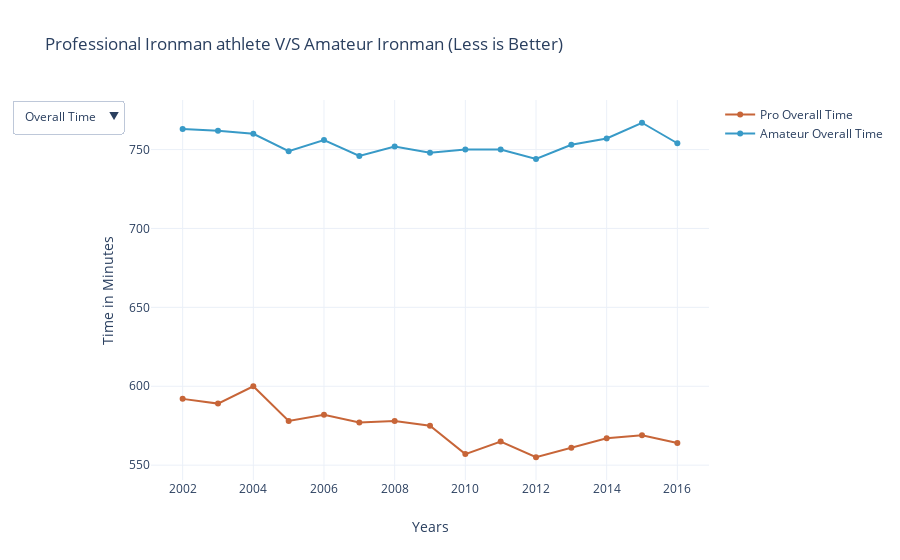

Write notebook code for a chart like this one.
### Code cell
# create plotTemplates
line1 = PlotTemplate(yearAmateurVsPro, overallTimePro, "Pro Overall Time", "#C76538", visible=True)
line2 = PlotTemplate(
    yearAmateurVsPro, overallTimeNonPro, "Amateur Overall Time", "#389AC7", visible=True
)
line3 = PlotTemplate(yearAmateurVsPro, swimTimePro, "Pro Swim Time", "#79D629")
line4 = PlotTemplate(yearAmateurVsPro, swimTimeNonPro, "Amateur Swim Time", "#8629D6")
line5 = PlotTemplate(yearAmateurVsPro, bikeTimePro, "Pro Bike Time", "#52ACAD")
line6 = PlotTemplate(yearAmateurVsPro, bikeTimeNonPro, "Amateur Bike Time", "#AD5352")
line7 = PlotTemplate(yearAmateurVsPro, runTimePro, "Pro Run Time", "#DF20A0")
line8 = PlotTemplate(yearAmateurVsPro, runTimeNonPro, "Amateur Run Time", "#20DF5F")

# use plotTemplates in plotMaker
proVsAmateur = plotMaker(
    [line1, line2, line3, line4, line5, line6, line7, line8],
    "Professional Ironman athlete V/S Amateur Ironman (Less is Better)",
    "line",
    "Years",
    "Time in Minutes",
    ["Overall Time", "Swim Time", "Bike Time", "Run Time"],
    2,
)
iplot(proVsAmateur)

### Figure 1 — Plotly figure (JSON) as saved in the notebook; plotly's stock layout.template omitted (floating-point values rounded to 4 significant figures)
{"data": [{"marker": {"color": "#C76538"}, "name": "Pro Overall Time", "type": "scatter", "visible": true, "x": [2002, 2003, 2004, 2005, 2006, 2007, 2008, 2009, 2010, 2011, 2012, 2013, 2014, 2015, 2016], "y": [592, 589, 600, 578, 582, 577, 578, 575, 557, 565, 555, 561, 567, 569, 564]}, {"marker": {"color": "#389AC7"}, "name": "Amateur Overall Time", "type": "scatter", "visible": true, "x": [2002, 2003, 2004, 2005, 2006, 2007, 2008, 2009, 2010, 2011, 2012, 2013, 2014, 2015, 2016], "y": [763, 762, 760, 749, 756, 746, 752, 748, 750, 750, 744, 753, 757, 767, 754]}, {"marker": {"color": "#79D629"}, "name": "Pro Swim Time", "type": "scatter", "visible": false, "x": [2002, 2003, 2004, 2005, 2006, 2007, 2008, 2009, 2010, 2011, 2012, 2013, 2014, 2015, 2016], "y": [60, 56, 57, 56, 58, 57, 58, 57, 55, 55, 56, 55, 56, 56, 57]}, {"marker": {"color": "#8629D6"}, "name": "Amateur Swim Time", "type": "scatter", "visible": false, "x": [2002, 2003, 2004, 2005, 2006, 2007, 2008, 2009, 2010, 2011, 2012, 2013, 2014, 2015, 2016], "y": [78, 74, 75, 75, 76, 76, 78, 78, 77, 76, 78, 76, 75, 78, 77]}, {"marker": {"color": "#52ACAD"}, "name": "Pro Bike Time", "type": "scatter", "visible": false, "x": [2002, 2003, 2004, 2005, 2006, 2007, 2008, 2009, 2010, 2011, 2012, 2013, 2014, 2015, 2016], "y": [312, 309, 325, 305, 311, 310, 308, 305, 302, 302, 295, 301, 304, 304, 302]}, {"marker": {"color": "#AD5352"}, "name": "Amateur Bike Time", "type": "scatter", "visible": false, "x": [2002, 2003, 2004, 2005, 2006, 2007, 2008, 2009, 2010, 2011, 2012, 2013, 2014, 2015, 2016], "y": [375, 375, 380, 371, 380, 376, 374, 371, 373, 376, 371, 376, 381, 382, 379]}, {"marker": {"color": "#DF20A0"}, "name": "Pro Run Time", "type": "scatter", "visible": false, "x": [2002, 2003, 2004, 2005, 2006, 2007, 2008, 2009, 2010, 2011, 2012, 2013, 2014, 2015, 2016], "y": [213, 217, 211, 211, 207, 205, 207, 207, 199, 201, 199, 199, 200, 203, 198]}, {"marker": {"color": "#20DF5F"}, "name": "Amateur Run Time", "type": "scatter", "visible": false, "x": [2002, 2003, 2004, 2005, 2006, 2007, 2008, 2009, 2010, 2011, 2012, 2013, 2014, 2015, 2016], "y": [292, 299, 290, 292, 287, 282, 286, 286, 287, 284, 280, 286, 287, 292, 282]}], "layout": {"title": {"text": "Professional Ironman athlete V/S Amateur Ironman (Less is Better)"}, "updatemenus": [{"buttons": [{"args": [{"visible": [true, true, false, false, false, false, false, false]}], "label": "Overall Time", "method": "update"}, {"args": [{"visible": [false, false, true, true, false, false, false, false]}], "label": "Swim Time", "method": "update"}, {"args": [{"visible": [false, false, false, false, true, true, false, false]}], "label": "Bike Time", "method": "update"}, {"args": [{"visible": [false, false, false, false, false, false, true, true]}], "label": "Run Time", "method": "update"}]}], "xaxis": {"title": {"text": "Years"}}, "yaxis": {"title": {"text": "Time in Minutes"}}}}
